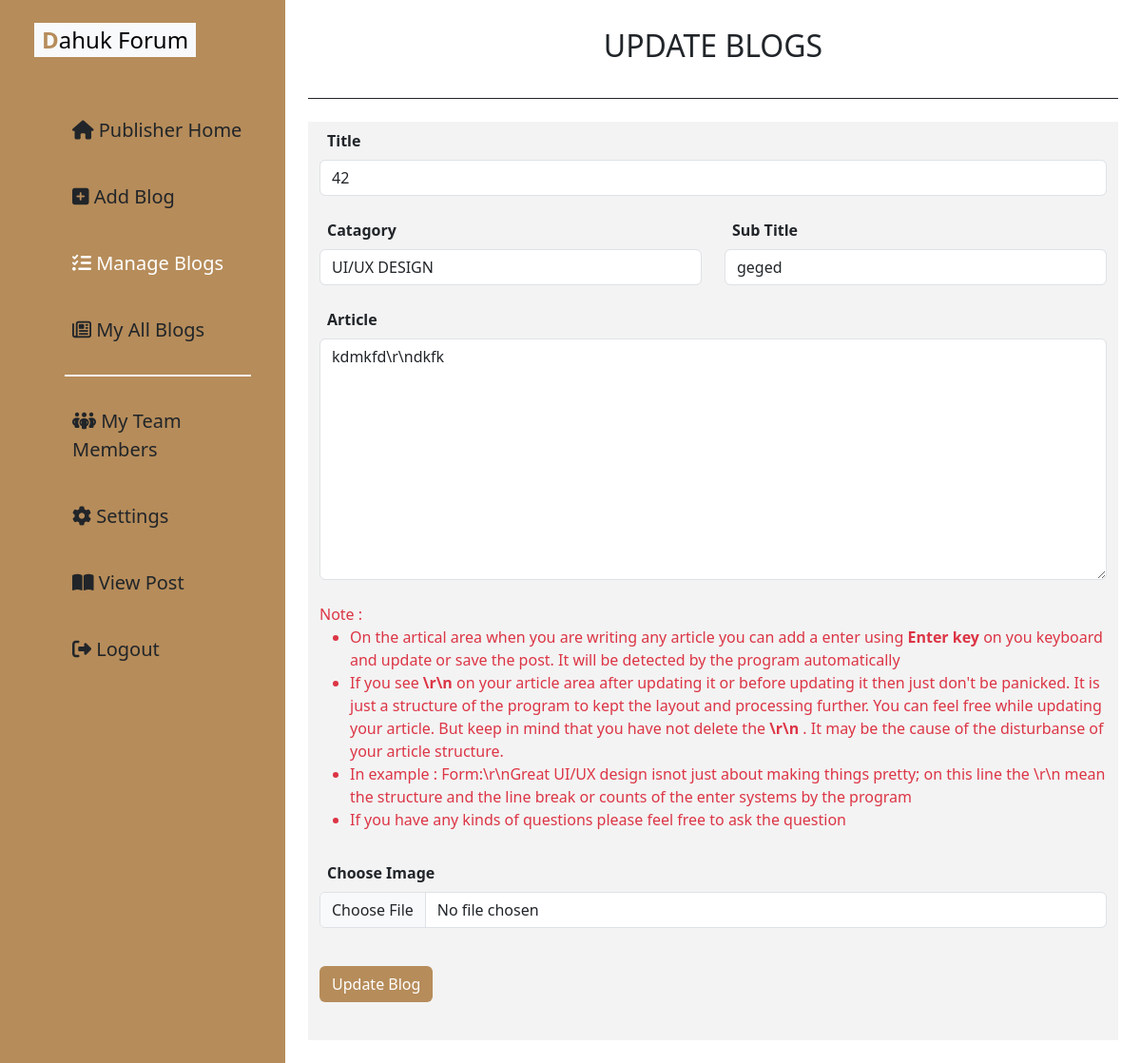
The app's page /update_blog?blog_sl_no=40 (signed in) with its own data.
### tables this page shows
CREATE TABLE `article` (
  `article_id` int(11) NOT NULL,
  `album_id` varchar(255) NOT NULL,
  `catagory_id` varchar(255) NOT NULL,
  `user_id` varchar(255) NOT NULL,
  `title` varchar(255) NOT NULL,
  `sub_title` varchar(255) NOT NULL,
  `description` text NOT NULL,
  `image_id` varchar(255) NOT NULL,
  `article_datetime` datetime NOT NULL DEFAULT current_timestamp()
);

CREATE TABLE `catagory` (
  `catagory_id` int(11) NOT NULL,
  `catagory_name` varchar(255) NOT NULL,
  `datetime` datetime NOT NULL DEFAULT current_timestamp()
);

### config/conn.php (called while the page is built, shortened)
<?php
class connect {
    protected function connection(){
        $this->hostname = 'localhost';
        $this->db_username = 'root';
        $this->db_password = '';
        $this->dbname = 'forum_website';
        $conn = new mysqli($this->hostname, $this->db_username, $this->db_password, $this->dbname);
        return $conn;
    }
}
?>

### models/models.php (called while the page is built, shortened)
<?php
require_once __DIR__ . '/../config/conn.php';
class sql_info extends connect{
    function show_all($table_name, $order_by_condition=''){
        $show_all_sql = "SELECT * FROM $table_name $order_by_condition;";
        $result = $this->connection()->query($show_all_sql);
        return $result;
    }
    function show_where($table_name, $where_conditions, $order_by_condition=''){
        $show_where_sql = "SELECT * FROM $table_name WHERE $where_conditions $order_by_condition;";
        $result = $this->connection()->query($show_where_sql);
        return $result;
    }
    public function pure_data($data){
        $result = htmlspecialchars(mysqli_real_escape_string($this->connection(),$data), ENT_QUOTES);
        return $result;
    }
}
?>

### views/pages/dashboard/views.update_blog.php (the view, shortened to what this page needs)
<?php
require_once __DIR__ . '/../../../config/conn.php';
require_once __DIR__ . '/../../../models/models.php';
require_once __DIR__ . '/../inc/header.php';
?>
<main>
    <div class="my-home-section">
        <div class="container-fluid">
            <div class="row">
                <?php
                require __DIR__ . '/../inc/dashboard_sidebar.php';
                ?>
                <div class="col-md-9 col-sm-12 mb-4">
                    <div class="container">
                        <div class="content-section">
                            <div class="add_blog_section  ">
                                <div class="container blog_section_title fs-2 m-auto justify-content-center d-flex mt-4 pb-2 border-1 border-bottom border-dark">
                                    UPDATE BLOGS
                                </div>
                                    <?php
                                    $blog_id = $controllers->pure_data($_GET['blog_sl_no']);
                                    $controllers->update_blog();
                                    $result_update_show = $controllers->show_where("article", "`article_id` = '$blog_id'");
                                    if ($result_update_show) {
                                        if ($result_update_show->num_rows == 1) {
                                            while ($row = $result_update_show->fetch_assoc()) {
                                                $show_title = $row['title'];
                                                $show_sub_title = $row['sub_title'];
                                                $show_article = $row['description'];
                                                $show_catagory_id = $row['catagory_id'];
                                            }
                                        } else {
                                            $show_title = '';
                                            $show_sub_title = '';
                                            $show_article = '';
                                            $show_catagory_id = '';
                                        }
                                    }
                                    ?>
                                <div class="form-section container cus-bg-light-secondary-color mt-4">
                                    <form action="" method="post" enctype="multipart/form-data">
                                        <div class="row">
                                            <div class="col-md-12 col-sm-12">
                                                <div class="mb-3">
                                                    <label for="title" class="fw-bold m-2">Title</label>
                                                    <input type="text" name="title" id="title" class="form-control" placeholder="Enter Title" value="<?php echo $show_title ?>">
                                                </div>
                                            </div>
                                            <div class="col-md-6 col-sm-12">
                                                <div class="mb-3">
                                                    <label for="catagory" class="fw-bold m-2">Catagory</label>
                                                    <select name="catagory" class="form-control" id="">
                                                        <?php
                                                        $result_catagory = $controllers->show_all("catagory");
                                                        if ($result_catagory) {
                                                            if ($result_catagory->num_rows) {
                                                                while ($row = $result_catagory->fetch_assoc()) {
                                                                    echo '
                                                                <option value="'.$row['catagory_id'].'"' ?><?php
                                                                        if ($row['catagory_id'] == $show_catagory_id) {
                                                                            echo 'selected';
                                                                        }
                                                                        ?><?php
                                                                    echo
                                                                    '
                                                                >' . $row['catagory_name'] . '</option>
                                                                ';
                                                                }
                                                            }
                                                        }
                                                                    ?>
                                                    </select>
                                                </div>
                                            </div>
                                            <div class="col-md-6 col-sm-12">
                                                <div class="mb-3">
                                                    <label for="sub_title" class="fw-bold m-2">Sub Title</label>
                                                    <input type="text" name="sub_title" id="sub_title" class="form-control" placeholder="Enter Title" value="<?php echo $show_sub_title ?>">
                                                </div>
                                            </div>
                                            <div class="col-md-12 col-sm-12">
                                                <div class="mb-3">
                                                    <label for="sub_title" class="fw-bold m-2">Article</label>
                                                    <textarea name="article" id="article" class="form-control" placeholder="Write your article" cols="30" rows="10"><?php echo $controllers->pure_data($show_article);   ?></textarea>
                                                    <div class="alert_note_section text-danger mt-4 mb-4">
                                                        Note :
                                                        <ul>
                                                        <li>On the artical area when you are writing any article you can add a enter using <b>Enter key</b> on you keyboard and update or save the post. It will be detected by the program automatically</li>
                                                        <li>If you see <b>\r\n</b> on your article area after updating it or before updating it then just don't be panicked. It is just a structure of the program to kept the layout and processing further. You can feel free while updating your article. But keep in mind that you have not delete the <b>\r\n </b>. It may be the cause of the disturbanse of your article structure. </li>
                                                        <li>In example : Form:\r\nGreat UI/UX design isnot just about making things pretty; on this line the \r\n mean the structure and the line break or counts of the enter systems by the program</li>
                                                        <li>If you have any kinds of questions please feel free to ask the question</li>
                                                        </ul>
                                                    </div>
                                                </div>
                                            </div>
                                            <div class="col-md-12 col-sm-12 mb-4">
                                                <div class="mb-3">
                                                    <label for="img" class="fw-bold m-2">Choose Image</label>
                                                    <input type="file" name="img" id="img" class="form-control">
                                                </div>
                                            </div>
                                            <div class="col-md-12 col-sm-12">
                                                <div class="mb-3">
                                                    <button type="submit" class="btn cus-bg-primary-color text-white hero_get_started_btn mb-4" name="update_blog_btn">Update Blog</button>
                                                </div>
                                            </div>
                                        </div>
                                    </form>
                                </div>
                            </div>
                        </div>
                    </div>
                </div>
            </div>
        </div>
    </div>
</main>
<?php
require_once __DIR__ . '/../inc/footer_scripts.php';
?>

### assets/css/style.css (style rules this page uses)
* { margin: 0; padding: 0; box-sizing: border-box; }
:root { --custom-primary-color: #B68C5A; --custom-secondary-color: #5E7C84; --custom-light-secondary-color: #F3F3F3; --custom-login-and-hovers-color: #6f6f6f; --custom-light-hover-color: #e2e2e2; --custom-copyright-color: #676767; --twitter-brand-color: #1DA1F2; --youtube-brand-color: #FF0000; --instragram-brand-color: #fc1d00; --cus-dash-violent-color: #BB33F5; --cus-dash-activities-color: #FFEDD5; --cus-dash-activities-info-color: #FEF9C2; }
.cus-bg-primary-color { background-color: var(--custom-primary-color) !important; }
.cus-bg-light-secondary-color { background-color: var(--custom-light-secondary-color) !important; }
.add_blog_section { height: auto !important; }
.blog_section_title { min-height: 10vh !important; }

### records on screen
article: title "42", catagory "UI/UX DESIGN", sub_title "geged", article "kdmkfd\\r\\ndkfk"
